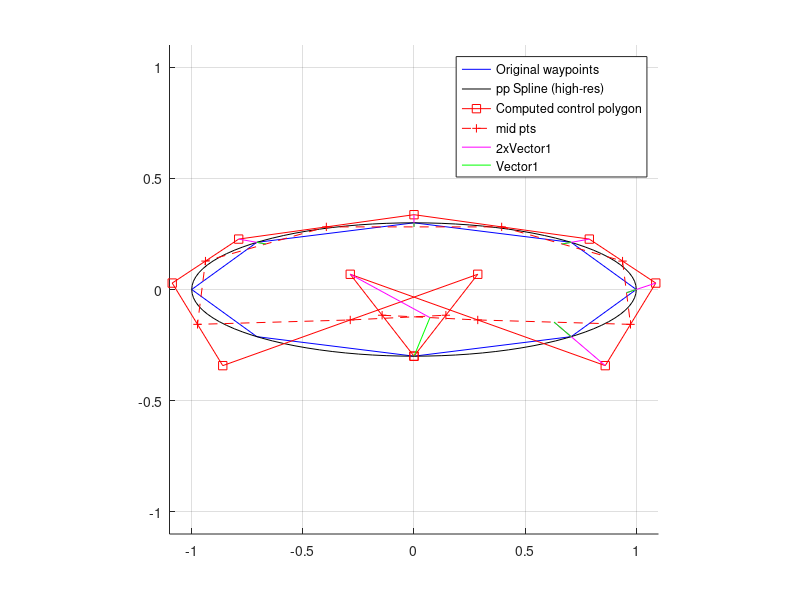

Recreate this plot in MATLAB.
% Spline approximation of ellipses in GNU octave
% Reconstruction of the control polygon 
% ---------------------------------------------------------------------------
% Fit a piecewise cubic spline (of type pp) with breaks
% pp = splinefit (x, y, breaks)
% 
% From such an approximation of an ellipse, we want to reconstruct
% the outisde control polygon circumferencing the ellipse.
% 
% Using the derived control polygon, we can define a similar but
% B-Spline based approximation of the initial ellipse.
%
% The reconstruction of the outisde control polygon
% serves the purpose of converting a simple pp spline to a B-Spline

% Define an ellipse
% See splineExamples.m for details

% ---------------------------------------------------------------------------
% Definition of mathematicaly perfect ellipse:
% (x/a)^2+(y/b)^2=1
% ---------------------------------------------------------------------------
close all;
clear all;

% Abbreviations
% bc = boundary conditions

% Parameters
R=1;             % Squeeze a circle
skewness=0.3;    % into a ellipse of height=width*skewness
noPts = 9;      % number of sampling points (pick odd)

noPts=ceil(noPts/2)*2-1;

% Derived quantites
a=1*R;          % horizontal radius
b=skewness*R;   % vertical radius
R=[a,b];        % put everything into vectors
P0=[0,0];       % ellipse centre coordinates

% circumference of the ellipse
% for a mathematicaly perfect ellipse
circumference=2*sqrt(0.5*a^2+0.5*b^2)*pi;
% any straight line approximation will have a shorter circumference.


% ELLIPSE APPROXIMATION
% ---------------------------------------------------------------------------

% Griding to equidistant polar angles (low resolution sampling)
t1=linspace(-pi/2,3/2*pi,noPts);
V1=[cos(t1); sin(t1)]';
sampledEllipse=P0+R.*V1;
triangle1=diff(sampledEllipse,1);
d1 = sqrt(triangle1(:,1).^2+triangle1(:,2).^2);
p1=[0; cumsum(d1)];

% Derived quantites
curvature1 = (a*b)./((a*sin(t1)').^2+(b*cos(t1)').^2).^(3/2);
ROC=1./curvature1;% Radius of local curvature
maxL=5;           % max segment length for flat segments
maxAngle=15;      % increment in degree for circular segments
bowL=ROC*pi/180*maxAngle;
diffGrid=min(maxL, bowL); % avoid infinite ROC, cutoff at maxL

% Griding to equidistant polar angles (high resolution sampling)
t2=linspace(-pi/2,3/2*pi,101);
V2=[cos(t2); sin(t2)]';
highresEllipse=P0+R.*V2;
curvature2 = (a*b)./((a*sin(t2)').^2+(b*cos(t2)').^2).^(3/2);
triangle2=diff(highresEllipse,1);
d2 = sqrt(triangle2(:,1).^2+triangle2(:,2).^2);
p2=[0; cumsum(d2)];

% Griding to equidistant y-separations
% this will also produce more nodes in high curvture regions
t3=linspace(-1,1,(noPts-1)/2+1);
V3=[sqrt(1-t3(1:end-1).^2) -fliplr(sqrt(1-t3.^2)); t3(1:end-1) fliplr(t3)]';

equiYellipse=P0+R.*V3;
triangle3=diff(equiYellipse,1);
d3 = sqrt(triangle3(:,1).^2+triangle3(:,2).^2);
p3=[0; cumsum(d3)];

samplingMethod=1;
  switch (samplingMethod)
   case 1
    fromEllipse=sampledEllipse;
    fromGrid=p1;
   case 2
    fromEllipse=equiYellipse;
    fromGrid=p3;  
  end

  % May need to skip points around [-1,0] for error calculation
% Proper bc on 1st and 2nd derivatives would require 
% +2 data points at start and end of chain or use of periodic bc
% Simply skip first and last quarter of data to get rid of boundary impact
M=length(fromEllipse);
M4=(M-1)/4+1; idx=M4:M-M4-1;

% Local side length of triangle segments
triangle4=diff(fromEllipse,1);
% length of line segments - non-equal segment lengths
d4 = sqrt(triangle4(:,1).^2+triangle4(:,2).^2);
printf('Median segment length for %1.f pt approx. : %.3f\n', noPts, median(d4(idx)));
printf('Std dev of segment length for %1.f pt approx. : %.3f\n', noPts, std(d4(idx)));

% Assuming adequately sampled x,y data
% we can reparameterize into segments of approximately equal length
% using cubic spline interpolation
% parameter is the position along the circumference of the ellipse
% circumference=2*sqrt(0.5*a^2+0.5*b^2)*pi;
tm = cumsum([0; d4]);
approxCircumference=tm(end); % sum of straight line segments

% Define equidistant grid for interpolation 
% reconstruct high-resolution from downsampled optiEllipse
tt = linspace(0,approxCircumference,101);

% Interpolation of x and y values is done independently
% For height<width i.e. skewness<1 the flat segments at [0,+1] and [0,-1]
% will be nicely interpolated
% Large errors expected for the high curvature segments at [+1,0] and [-1,0]
% use periodic bc for full ellipse
px= splinefit(fromGrid,fromEllipse(:,1), fromGrid, "order", 3, "periodic", true); 
py= splinefit(fromGrid,fromEllipse(:,2), fromGrid, "order", 3, "periodic", true); 
splineEllipse(:,1) =ppval(px,tt);
splineEllipse(:,2) =ppval(py,tt);
% for linear use
%splineEllipse=interp1(fromGrid,fromEllipse,tt,'linear');
%test and compared to interp1 using "linear", "spline", "pchip"

triangleNormalized=(splineEllipse./R).^2;
lengthNormalized=sqrt(triangleNormalized(:,1).^2+triangleNormalized(:,2).^2);
% this is the error distance to the perfect ellipse
%err=sqrt((1-lengthNormalized.^2));
err=1-lengthNormalized;
% Need to skip points around [-1,0] for error calculation
% Proper bc on 1st and 2nd derivatives would require 
% +2 data points at start and end of chain
MM=length(splineEllipse);
MM4=(MM-1)/4+1; jdx=MM4:MM-MM4-1;
%rms=sqrt(sum(err(jdx).^2))/length(tt);
rms=(sum(err(jdx)))/length(tt);
% this is not the real rms error as usual
% it is just the missmatch with the implicit ellipse definition
% 1/N*sum(xi/a)^2+(yi/b)^2=1-rms(of average single point)


% Report analysis results
triangle=diff(splineEllipse,1);
d = sqrt(triangle(:,1).^2+triangle(:,2).^2);

printf('Median segment length for reconstructed 101 pt interpolation: %.3f\n', median(d(jdx)));
printf('Std dev of segment length reconstructed 101 pt interpolation:: %.3f\n', std(d(jdx)));
printf('RMS error for reconstructed interplation: %.3f\n', rms);
printf('Max. deviation from perfect ellipse is: %.3f\n', max(err(jdx)));

% ---------------------------------------------------------------------------
% Report figures for illustration
plotit=false;
if (plotit==true)
figsize=1600;
fig1=figure(1, 'position',figsize*[0,0,1,1]+[500,200,50,0]);

axis([-1 1 -1 1]);
axis equal
grid on
hold on
plot(highresEllipse(:,1),highresEllipse(:,2) ,'k');
%plot(optiEllipse(:,1),optiEllipse(:,2) ,'-ob');
plot(sampledEllipse(:,1),sampledEllipse(:,2) ,'-sg');
plot(splineEllipse(:,1),splineEllipse(:,2) ,'-m');
plot(equiYellipse(:,1),equiYellipse(:,2) ,'-c');
axis equal


% Attention: x and y values are interpolated independently from each other
% This is obviously not the best interpolation methode
% plot interpolation of x and y-values
figsize=1600;
fig2=figure(2, 'position',figsize*[0,0,1,1]+[500,200,50,0]+figsize*[1,0,0,0]);
hold on;
plot(p1/p1(end),sampledEllipse(:,1),'-sg');
plot(p2/p2(end),highresEllipse(:,1),'-k');
plot(tt/tt(end),splineEllipse(:,1),'-om');
%plot(optiGrid/optiGrid(end),optiEllipse(:,1),'-ob');
plot(p3/p3(end),equiYellipse(:,1) ,'-c');
plot(p1/p1(end),sampledEllipse(:,2),'-sg');
plot(p2/p2(end),highresEllipse(:,2),'-k');
plot(tt/tt(end),splineEllipse(:,2),'-om');
%plot(optiGrid/optiGrid(end),optiEllipse(:,2),'-ob');
plot(p3/p3(end),equiYellipse(:,2) ,'-c');
end
% ---------------------------------------------------------------------------
% END ELLIPSE APPROXIMATION

% ---------------------------------------------------------------------------
% RECONSTRUCT THE CTRL POLYGON
% See splineExamples.m for more details.

% ----------------------------------------------------------------------
% Create waypoints to interpolate with a B-Spline.
wptsx = fromEllipse(:,1)';
wptsy = fromEllipse(:,2)';
% Put in vector to solve later a linear equation system LES.
wpts = fromEllipse';
L = length(wpts) - 1;

% Form matrices used to compute interior points of control polygon
% Interior points are just the normal pts excluding the start and end pt
r = zeros(L+1, size(wpts,1));
A = eye(L+1);
for i= 2:L
    A(i,(i-1):(i+1)) = [1 4 1];  %1+4+1 = 6
    r(i,:) = 6*wpts(:,i)';       %tranposed vector wpts
end

%%
% If you know how to specifiy boundary conditions (bc's)
%   this is the section to show your brilliance.
%   Contribute with review comments - post your own methods.
%   Uploads and share your knowledge.
%
% We want to add periodic bc's

% We add periodic bc's
A(1,1:2) = [4 1];
A(1, L+1)  = 1; 
A(L+1,L:L+1) = [1 4];
A(L+1,1)  = 1; 

% Here come the LES = LINEAR EQUATION SYSTEM
% This system can be solved geometrically by drawing lines and midpoints.
% ----------------------------------------------------------------------
% Right division: solve linear equations system LES using e.g. Gauss
% method.
%   A*dInterior = r;
    dInterior = (A\r)';
    wptsInterior=A*dInterior'/6
% Construct a complete control polygon adding
% the intial and final knot. They will serve as well as corners of the polygon:
    cpts = [wpts(:,1) dInterior wpts(:,end)];
% ----------------------------------------------------------------------
% the EQs for x=dInterior read
%   x2 + 4 x3 + x4 = r2y = 6*wptsx3
%   y2 + 4 y3 + y4 = r2y = 6*wptsy3

% known: the midpoints of x2 and x3 should be close to the spline curve
% we try to rewrite the LES to get some interpretation:
%   x2 + 2 x3 + x4 = r2y = 6*wptsx3 - 2 x3 
%   y2 + 2 y3 + y4 = r2y = 6*wptsy3 - 2 y3 

% to be figured out, is the meaning of the relation of the 
% interior polygon points x2,x3,....x(N-1) to each other,
% and with respect to the inital knots.

% A trial to figure out the meaning of the LES
% ----------------------------------------------------------------------
% divide by 2 and group to midpt values
%   0.5*(x2 + x1) + 0.5*(x2+x3) = 2*wptsx3 + (wptsx3 - x3)
%   0.5*(y2 + y1) + 0.5*(y2+y3) = 2*wptsy3 + (wptsy3 - y3)

% divide by 2 and group again to midpt values
%   0.5*[0.5*(x2 + x1) + 0.5*(x2+x3)] - 0.5*(wptsx3 - x3) = wptsx2  
%   0.5*[0.5*(y2 + y1) + 0.5*(y2+y3)] - 0.5*(wptsy3 - y3) = wptsy2  
% The midpt of two subsequent polygon midpoints, are some distance aways from the
% original knots. This distance is half of (wptsx3 - x3),
% the distance of the polygon corner from its respecting knot.
% The 3 pts lie on a line connecting, for each knot, the
% midpt of two neighboring polygon midpoints and polygon corner
% through the knot, intersecting it at ratio 1:2.
% The polygon corner is 3 times the distance from the
% midpt of two neighboring polygon midpoints to the waypts
% away.
% At least this is true for all interior points (unaffected by bc)

% we get a quite similar curve for the spline, using pp instead of B-Spline
% for the visualization
% ----------------------------------------------------------------------
%% Interpretation of the LES to be solved to obtain the control polygon
% Visualization of a geometric method
% using lines and mid point construction
% solution is probably documentated somewhere, but not easy to be found
% ----------------------------------------------------------------------
% mid points of control polygon corners
midpts=0.5*(cpts(:,1:end-1)+cpts(:,2:end));
% mid points of mid points of control polygon corners 
midmidpts=0.5*(midpts(:,1:end-1)+midpts(:,2:end));

v1=midmidpts(:, 1:end)-cpts(:, 2:end-1);
v2=midmidpts-wpts;
d1=v1.^2;
d2=v2.^2;

l1=sqrt(d1(1,:)+d1(2,:));
l2=sqrt(d2(1,:)+d2(2,:));

% the ratio of lengthes is 1:3
% referencing to the midmid points.
l1./l2
% At least this is true for all interior points (unaffected by bc)

% the ratio of lengthes is 1:2

% Plot the results. Show the original waypoints, the computed polygon, and the interpolated B-spline.
% Report figures for illustration
figsize=1600;
fig1=figure(1, 'position',figsize*[0,0,1,1]+[500,200,50,0]);
hold on;
axis([-1 1 -1 1]*1.1);
axis equal
grid on
hold on


plot(fromEllipse(:,1), fromEllipse(:,2), '-b');
plot(highresEllipse(:,1), highresEllipse(:,2), '-k');

plot(cpts(1,:), cpts(2,:), '-sr');
plot(midpts(1,:),midpts(2,:), '--+r');

    for k =1:6

        line([midmidpts(1,k),cpts(1,k+1)],[midmidpts(2,k),cpts(2,k+1)],'Color','m');
        line([midmidpts(1,k),wptsx(k)],[midmidpts(2,k),wptsy(k)],'Color','g');
    end
%plot(q1(1,:), q1(2,:),'-r');

 legend('Original waypoints', 'pp Spline (high-res)','Computed control polygon','mid pts','2xVector1','Vector1');

% ---------------------------------------------------------------------------
% END RECONSTRUCT THE CTRL POLYGON